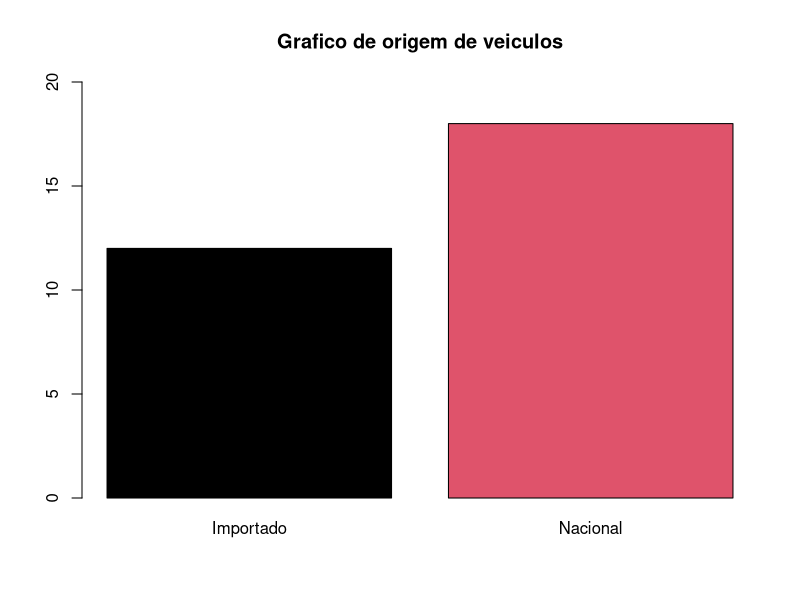

This chart was generated by the following R code: (Note: this script raises an error after producing the figure.)
dados <- read.csv("conjuntodeDados.csv", header = TRUE, sep = ";", dec = ",")
attach(dados)

table(Origem)
ni<-c(12,18)
names(ni)<-c("Importado","Nacional")
barplot(ni, main = "Grafico de origem de veiculos", ylim = c(0,20), col = c(1,2))
text(locator(n=2),c("40%","60%"))

hist(Preco, main = "Histograma de Preco dos Veiculos", ylim = range(0, 12), ylab = "Frequencia", col=c(1,2,3,4,5,6,7,8))
hist(Comprimento, main = "Histograma do Comprimento dos Veiculos", xlim = range(3, 5), ylab = "Frequencia", col=c(1,2,3,4,5,6,7), ylim = c(0, 10))

mean(Motor)
median(Motor)
mean(Preco)
median(Preco)
mean(Comprimento)
median(Comprimento)

boxplot(Preco~Origem, main = "Analise de Preco por Origem", col = c(2,3))
